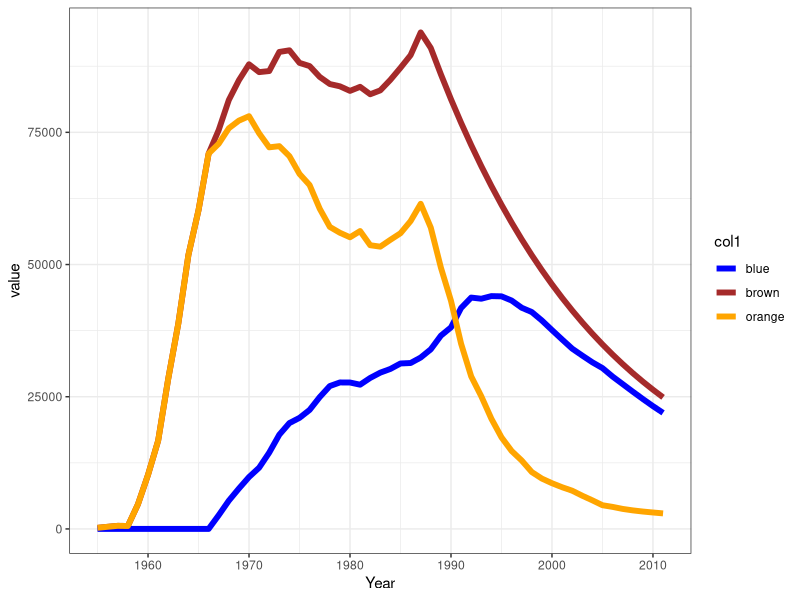

The R source for this figure: (Note: this script raises an error after producing the figure.)
#Source term and Surface water data
setwd("D:/CodeProjects/R_SRS/source_term")

require(ggplot2)
require(scales)
require(reshape2)

tritiumsource.raw<-read.csv("tritiumsource.csv")
tritiumsource.raw<-tritiumsource.raw[!is.na(tritiumsource.raw$Year),]
# tritiumsource.raw2<-read.csv("tritiumsource.csv")
names(tritiumsource.raw)<-c("Year", "VolumeinL","H3input", "CumulH3input",
                            "NetH3afterevap", "CumulH3afterevap", "CumulH3afterevapdecayc", 
                            "HMigration", "HMigrationdecayc", "FMigration", 
                            "CumulH3frommigrationfromF", "CumulH3frommigrationfromFdecayc", 
                            "H3inventorydecayc", "Fmigrationdecayc",
                            "PossibleevolutionF", "Estimateinterp", "Lowerb","Upperb")

tritiumsource<-tritiumsource.raw[,c("Year", "CumulH3afterevapdecayc","CumulH3frommigrationfromFdecayc", "H3inventorydecayc")]
names(tritiumsource)<-c("Year", "sourceterm","TritiuminFMB", "gwInventory")

tritiumsource.csv<-tritiumsource
saveRDS(tritiumsource.csv,file="tritiumsource.rdata")

tritiumsource.long<-melt(tritiumsource, id.vars=c("Year"), 
                         measure.vars=c("sourceterm","TritiuminFMB", "gwInventory"),
                         variable.name="Legend", value.name='value')
tritiumsource.long$col1[tritiumsource.long$Legend=='sourceterm']<-"brown"
tritiumsource.long$col1[tritiumsource.long$Legend=='TritiuminFMB']<-"blue"
tritiumsource.long$col1[tritiumsource.long$Legend=='gwInventory']<-"orange"
# tritiumsource$cumulinputH3<-cumsum(tritiumsource$H3input))
# tritiumsource$cumulinputH3afterevap<-cumsum(tritiumsource$NetH3afterevap))
# rightcolours<-c("brown","blue","orange")
swgg3<-ggplot(data=tritiumsource.long,aes(x=Year, y=value, group=Legend, colour=col1)) + theme_bw()
swgg3<- swgg3 + geom_line(size=2) + scale_colour_identity(guide = "legend")
print(swgg3)
# 
# swgg3<- swgg3 + opts(panel.grid.major = none, panel.grid.minor = none)
# swgg3<- swgg3 + opts(panel.background = none, panel.border = none)
# swgg2<- swgg2 +geom_line(aes(y=CumulH3afterevapdecayc), size = 2, colour='brown')
# swgg2<- swgg2 +geom_line(aes(y=CumulH3frommigrationfromFdecayc), size = 2, colour='blue')
# swgg2<- swgg2 +geom_line(aes(y=H3inventorydecayc), size = 2, colour='orange')
# swgg2<- swgg2 +geom_point(aes(y=t), colour='orange')
# swgg2<- swgg2 +geom_point(aes(y=tfl), colour='black')
# swgg2<- swgg2 + scale_y_log10()
swgg2<-swgg2+labs(title="Tritium Inventory")+xlab("Year")+ylab("Tritium (Ci)")
print(swgg2)








swgg<-ggplot(data=tritiumsource.raw,aes(x=Year))
swgg<- swgg +geom_point(aes(y=CumulH3afterevapdecayc), colour='brown')
swgg<- swgg +geom_point(aes(y=CumulH3frommigrationfromFdecayc), colour='blue')
swgg<- swgg +geom_point(aes(y=H3inventorydecayc), colour='orange')
# swgg<- swgg +geom_point(aes(y=t), colour='orange')
# swgg<- swgg +geom_point(aes(y=tfl), colour='black')
# swgg<- swgg + scale_y_log10()
swgg<-swgg+labs(title="Tritium Inventory")+xlab("Year")+ylab("Tritium (Ci)")
print(swgg)

none<-theme_blank()

# png()
swgg2<-ggplot(data=tritiumsource.raw,aes(x=Year)) + theme_bw()
swgg2<- swgg2 + opts(panel.grid.major = none, panel.grid.minor = none)
swgg2<- swgg2 + opts(panel.background = none, panel.border = none)
swgg2<- swgg2 +geom_line(aes(y=CumulH3afterevapdecayc), size = 2, colour='brown')
swgg2<- swgg2 +geom_line(aes(y=CumulH3frommigrationfromFdecayc), size = 2, colour='blue')
swgg2<- swgg2 +geom_line(aes(y=H3inventorydecayc), size = 2, colour='orange')
# swgg2<- swgg2 +geom_point(aes(y=t), colour='orange')
# swgg2<- swgg2 +geom_point(aes(y=tfl), colour='black')
# swgg2<- swgg2 + scale_y_log10()
swgg2<-swgg2+labs(title="Tritium Inventory")+xlab("Year")+ylab("Tritium (Ci)")
print(swgg2)
